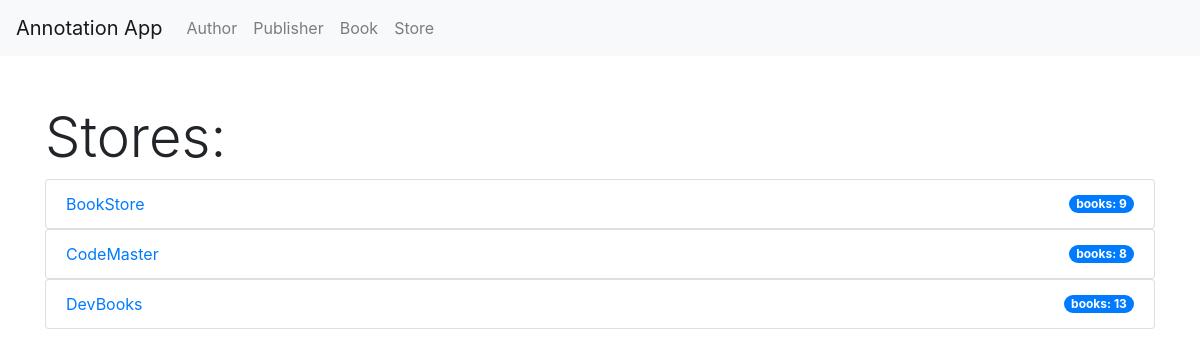
The page /stores/ on the database its author committed.
### book_app/models.py (models this page shows, shortened)
class Store(models.Model):
    name = models.CharField(max_length=300)
    books = models.ManyToManyField(Book)

### book_app/views.py (the view)
# urls.py: path('stores/', views.StoreList.as_view(), name='stores'),
class StoreList(ListView):
    model = Store
    template_name = 'book_app/stores.html'
    context_object_name = 'stores'

### book_app/templates/book_app/stores.html
{% extends "base.html" %}
{% block content %}
<h1 class="display-4 mt-5">Stores:</h1>
{% for store in stores %}
<ul class="list-group">
    <li class="list-group-item d-flex justify-content-between align-items-center">
            <a href={% url 'store_detail' pk=store.pk %}>{{ store.name }}</a>
    <span class="badge badge-primary badge-pill">books: {{ store.books.all|length }}</span>
    </li>
</ul>
{% endfor %}
{% endblock %}

### rows shown on the page
Store: name "BookStore", books.all|length "9"
Store: name "CodeMaster", books.all|length "8"
Store: name "DevBooks", books.all|length "13"
